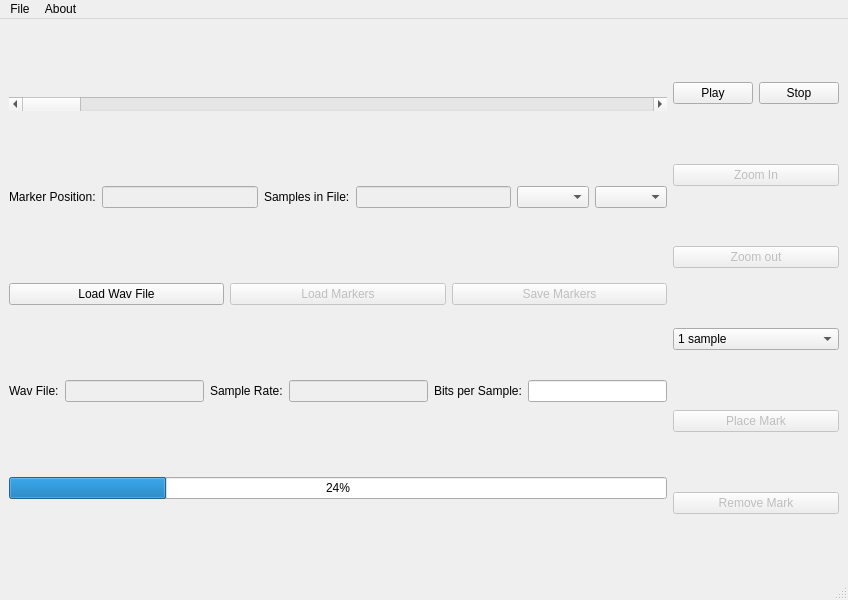
<?xml version="1.0" encoding="UTF-8"?>
<ui version="4.0">
 <class>MainWindow</class>
 <widget class="QMainWindow" name="MainWindow">
  <property name="geometry">
   <rect>
    <x>0</x>
    <y>0</y>
    <width>848</width>
    <height>600</height>
   </rect>
  </property>
  <property name="windowTitle">
   <string>Speech Marker</string>
  </property>
  <widget class="QWidget" name="centralwidget">
   <layout class="QHBoxLayout" name="horizontalLayout_5">
    <item>
     <layout class="QVBoxLayout" name="vBoxLayRenderControl">
      <item>
       <widget class="QScrollBar" name="sBarPlotScroller">
        <property name="orientation">
         <enum>Qt::Horizontal</enum>
        </property>
       </widget>
      </item>
      <item>
       <layout class="QHBoxLayout" name="horizontalLayout_3">
        <item>
         <widget class="QLabel" name="lbMarkerPosition">
          <property name="text">
           <string>Marker Position:</string>
          </property>
         </widget>
        </item>
        <item>
         <widget class="QLineEdit" name="edMarkerPosition">
          <property name="enabled">
           <bool>false</bool>
          </property>
         </widget>
        </item>
        <item>
         <widget class="QLabel" name="lbSamplesInWav">
          <property name="text">
           <string>Samples in File:</string>
          </property>
         </widget>
        </item>
        <item>
         <widget class="QLineEdit" name="edSamplesInWav">
          <property name="enabled">
           <bool>false</bool>
          </property>
          <property name="readOnly">
           <bool>true</bool>
          </property>
         </widget>
        </item>
        <item>
         <widget class="QComboBox" name="cBxIntervals"/>
        </item>
        <item>
         <widget class="QComboBox" name="cBxMarkType"/>
        </item>
       </layout>
      </item>
      <item>
       <layout class="QHBoxLayout" name="horizontalLayout_2">
        <item>
         <widget class="QPushButton" name="pBtnLoadWav">
          <property name="text">
           <string>Load Wav File</string>
          </property>
         </widget>
        </item>
        <item>
         <widget class="QPushButton" name="pBtnLoadMarkers">
          <property name="enabled">
           <bool>false</bool>
          </property>
          <property name="text">
           <string>Load Markers</string>
          </property>
         </widget>
        </item>
        <item>
         <widget class="QPushButton" name="pBtnSaveMarkers">
          <property name="enabled">
           <bool>false</bool>
          </property>
          <property name="text">
           <string>Save Markers</string>
          </property>
         </widget>
        </item>
       </layout>
      </item>
      <item>
       <layout class="QHBoxLayout" name="horizontalLayout">
        <item>
         <widget class="QLabel" name="lbCurrentWavFile">
          <property name="text">
           <string>Wav File:</string>
          </property>
         </widget>
        </item>
        <item>
         <widget class="QLineEdit" name="edCurrentWavFile">
          <property name="enabled">
           <bool>false</bool>
          </property>
          <property name="readOnly">
           <bool>true</bool>
          </property>
         </widget>
        </item>
        <item>
         <widget class="QLabel" name="lbWavFileSamplRate">
          <property name="text">
           <string>Sample Rate:</string>
          </property>
         </widget>
        </item>
        <item>
         <widget class="QLineEdit" name="edWavFileSamplRate">
          <property name="enabled">
           <bool>false</bool>
          </property>
          <property name="readOnly">
           <bool>true</bool>
          </property>
         </widget>
        </item>
        <item>
         <widget class="QLabel" name="lbWavFileBitsPerSample">
          <property name="text">
           <string>Bits per Sample:</string>
          </property>
         </widget>
        </item>
        <item>
         <widget class="QLineEdit" name="edWavFileBitsPerSample">
          <property name="text">
           <string/>
          </property>
         </widget>
        </item>
       </layout>
      </item>
      <item>
       <widget class="QProgressBar" name="prBarOpenWavProgress">
        <property name="value">
         <number>24</number>
        </property>
       </widget>
      </item>
     </layout>
    </item>
    <item>
     <layout class="QVBoxLayout" name="verticalLayout">
      <item>
       <layout class="QHBoxLayout" name="horizontalLayout_4">
        <item>
         <widget class="QPushButton" name="pBtnPlay">
          <property name="text">
           <string>Play</string>
          </property>
         </widget>
        </item>
        <item>
         <widget class="QPushButton" name="pBtnStop">
          <property name="text">
           <string>Stop</string>
          </property>
         </widget>
        </item>
       </layout>
      </item>
      <item>
       <widget class="QPushButton" name="pBtnZoomIn">
        <property name="enabled">
         <bool>false</bool>
        </property>
        <property name="text">
         <string>Zoom In</string>
        </property>
       </widget>
      </item>
      <item>
       <widget class="QPushButton" name="pBtnZoomOut">
        <property name="enabled">
         <bool>false</bool>
        </property>
        <property name="text">
         <string>Zoom out</string>
        </property>
       </widget>
      </item>
      <item>
       <widget class="QComboBox" name="cBxWindowSize">
        <item>
         <property name="text">
          <string>1 sample</string>
         </property>
        </item>
       </widget>
      </item>
      <item>
       <widget class="QPushButton" name="pBtnPlaceMark">
        <property name="enabled">
         <bool>false</bool>
        </property>
        <property name="text">
         <string>Place Mark</string>
        </property>
       </widget>
      </item>
      <item>
       <widget class="QPushButton" name="pBtnRemoveMark">
        <property name="enabled">
         <bool>false</bool>
        </property>
        <property name="text">
         <string>Remove Mark</string>
        </property>
       </widget>
      </item>
     </layout>
    </item>
   </layout>
  </widget>
  <widget class="QMenuBar" name="menubar">
   <property name="geometry">
    <rect>
     <x>0</x>
     <y>0</y>
     <width>848</width>
     <height>22</height>
    </rect>
   </property>
   <widget class="QMenu" name="menuFile">
    <property name="title">
     <string>File</string>
    </property>
    <addaction name="actionExit"/>
   </widget>
   <widget class="QMenu" name="menuAbout">
    <property name="title">
     <string>About</string>
    </property>
   </widget>
   <addaction name="menuFile"/>
   <addaction name="menuAbout"/>
  </widget>
  <widget class="QStatusBar" name="statusbar"/>
  <action name="actionExit">
   <property name="text">
    <string>Exit</string>
   </property>
  </action>
 </widget>
 <resources/>
 <connections/>
</ui>
